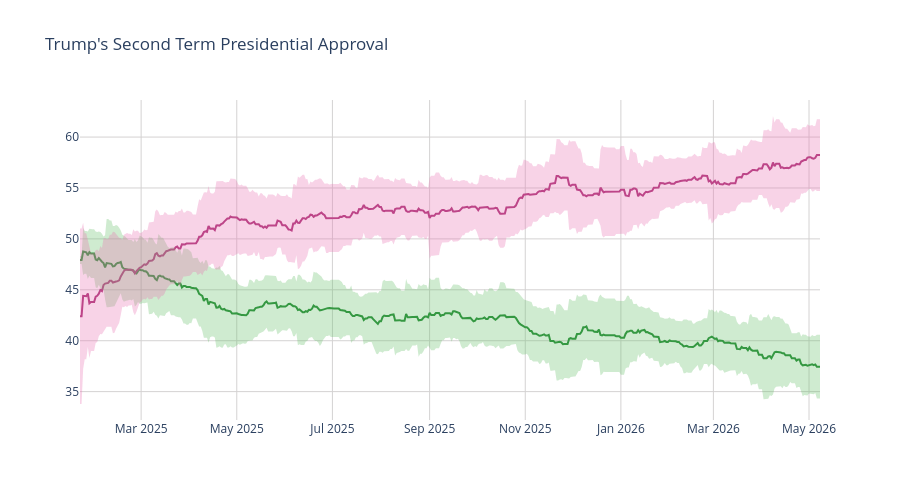

Notebook source saved alongside this figure:
### Code cell
disappr_ci_hex = "#e86eaf"
appr_ci_hex = "#60be65"
disappr_ci_rgba = "rgba(232, 110, 175, 0.3)"
appr_ci_rgba = "rgba(96, 190, 101, 0.3)"
grid_col = "#d4d2d2"


# Approve
fig = go.Figure(go.Scatter(
    x=pres['end_date'],
    y=pres['approve'],
    hovertemplate="%{y:.2f}%",
    name="<b>Approve</b>",
    line=dict(color="#228833"),
    showlegend=False
))

# Disapprove
fig.add_trace(go.Scatter(
    x=pres['end_date'],
    y=pres['disapprove'],
    hovertemplate="%{y:.2f}%",
    name="<b>Disapprove</b>",
    line=dict(color="#aa3377"),
    showlegend=False
    )
)

# Approve CI
fig.add_traces([

    # Upper bound
    go.Scatter(
        x=pres['end_date'],
        y=pres['approve_upper_ci'],
        marker=dict(color=appr_ci_hex),
        line=dict(width=0),
        mode='lines',
        showlegend=False,
        hoverinfo="skip"
    ),

    # Lower bound
    go.Scatter(
        x=pres['end_date'],
        y=pres['approve_lower_ci'],
        marker=dict(color=appr_ci_hex),
        line=dict(width=0),
        mode='lines',
        fillcolor=appr_ci_rgba,
        fill="tonexty",
        showlegend=False,
        hoverinfo="skip"
    )
])

# Disapprove CI
fig.add_traces([

    # Upper bound
    go.Scatter(
        x=pres['end_date'],
        y=pres['disapprove_upper_ci'],
        marker=dict(color=disappr_ci_hex),
        line=dict(width=0),
        mode='lines',
        showlegend=False,
        hoverinfo="skip"
    ),

    # Lower bound
    go.Scatter(
        x=pres['end_date'],
        y=pres['disapprove_lower_ci'],
        marker=dict(color=disappr_ci_hex),
        line=dict(width=0),
        mode='lines',
        fillcolor=disappr_ci_rgba,
        fill="tonexty",
        showlegend=False,
        hoverinfo="skip"
    )
])

fig.update_layout(
    title=dict(text="Trump's Second Term Presidential Approval"),
    hovermode="x"
)

fig.update_xaxes(gridcolor=grid_col)
fig.update_yaxes(gridcolor=grid_col)

fig.update_layout(hovermode="x", hoverlabel_align="right", plot_bgcolor="rgba(0, 0, 0, 0)", height=500)
fig.show()

### Figure 1 — Plotly figure (JSON) as saved in the notebook; plotly's stock layout.template omitted (floating-point values rounded to 4 significant figures; data arrays with more than 128 entries replaced by an {"elided": "..."} marker saying what was removed)
{"data": [{"hovertemplate": "%{y:.2f}%", "line": {"color": "#228833"}, "name": "<b>Approve</b>", "showlegend": false, "type": "scatter", "x": {"elided": "473 str values"}, "y": {"elided": "473 float values"}}, {"hovertemplate": "%{y:.2f}%", "line": {"color": "#aa3377"}, "name": "<b>Disapprove</b>", "showlegend": false, "type": "scatter", "x": {"elided": "473 str values"}, "y": {"elided": "473 float values"}}, {"hoverinfo": "skip", "line": {"width": 0}, "marker": {"color": "#60be65"}, "mode": "lines", "showlegend": false, "type": "scatter", "x": {"elided": "473 str values"}, "y": {"elided": "473 float values"}}, {"fill": "tonexty", "fillcolor": "rgba(96, 190, 101, 0.3)", "hoverinfo": "skip", "line": {"width": 0}, "marker": {"color": "#60be65"}, "mode": "lines", "showlegend": false, "type": "scatter", "x": {"elided": "473 str values"}, "y": {"elided": "473 float values"}}, {"hoverinfo": "skip", "line": {"width": 0}, "marker": {"color": "#e86eaf"}, "mode": "lines", "showlegend": false, "type": "scatter", "x": {"elided": "473 str values"}, "y": {"elided": "473 float values"}}, {"fill": "tonexty", "fillcolor": "rgba(232, 110, 175, 0.3)", "hoverinfo": "skip", "line": {"width": 0}, "marker": {"color": "#e86eaf"}, "mode": "lines", "showlegend": false, "type": "scatter", "x": {"elided": "473 str values"}, "y": {"elided": "473 float values"}}], "layout": {"height": 500, "hoverlabel": {"align": "right"}, "hovermode": "x", "plot_bgcolor": "rgba(0, 0, 0, 0)", "title": {"text": "Trump's Second Term Presidential Approval"}, "xaxis": {"gridcolor": "#d4d2d2"}, "yaxis": {"gridcolor": "#d4d2d2"}}}
